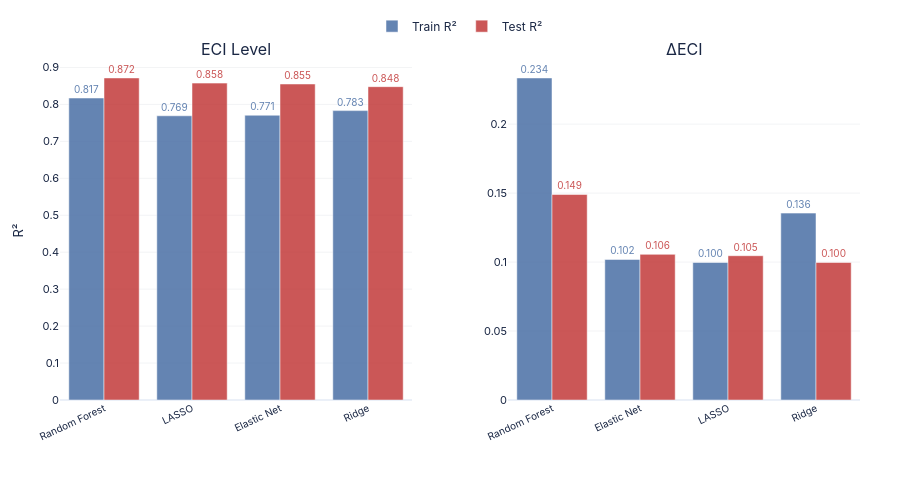

Notebook source saved alongside this figure:
### Markdown cell above
## Fig 9 — Train vs Test R\u00b2 (ECI level and \u0394ECI)

### Code cell
fig9 = make_subplots(rows=1, cols=2, horizontal_spacing=0.12,
                     subplot_titles=['ECI Level', '\u0394ECI'])

for col_idx, perf in enumerate([perf_lv, perf_dl], 1):
    show = (col_idx == 1)
    fig9.add_trace(go.Bar(
        x=perf['Model'], y=perf['Train R\u00b2'], name='Train R\u00b2',
        marker_color=PAL['blue'], opacity=0.85, legendgroup='train',
        text=[f'{v:.3f}' for v in perf['Train R\u00b2']], textposition='outside',
        textfont=dict(size=10, color=PAL['blue']),
        showlegend=show,
    ), row=1, col=col_idx)
    fig9.add_trace(go.Bar(
        x=perf['Model'], y=perf['Test R\u00b2'], name='Test R\u00b2',
        marker_color=PAL['red'], opacity=0.85, legendgroup='test',
        text=[f'{v:.3f}' for v in perf['Test R\u00b2']], textposition='outside',
        textfont=dict(size=10, color=PAL['red']),
        showlegend=show,
    ), row=1, col=col_idx)
    fig9.update_xaxes(tickangle=-25, tickfont=dict(size=10), row=1, col=col_idx)
    fig9.update_yaxes(title_text='R\u00b2' if col_idx == 1 else '',
                      gridcolor=GRID, gridwidth=0.5, row=1, col=col_idx)

fig9.update_layout(
    template='plotly_white', plot_bgcolor=BG, paper_bgcolor=BG,
    font=dict(family=FONT, size=11, color=NAVY),
    barmode='group', height=480, margin=dict(l=60, r=40, t=50, b=80),
    legend=dict(orientation='h', yanchor='bottom', y=1.06, xanchor='center', x=0.5,
                font=dict(size=12)),
)
save(fig9, '09_ml_train_vs_test_r2', w=1200, h=480)
fig9.show(config=CFG)

### Figure 1 — Plotly figure (JSON) as saved in the notebook; plotly's stock layout.template omitted (floating-point values rounded to 4 significant figures)
{"data": [{"legendgroup": "train", "marker": {"color": "#4a6fa5"}, "name": "Train R²", "opacity": 0.85, "showlegend": true, "text": ["0.817", "0.769", "0.771", "0.783"], "textfont": {"color": "#4a6fa5", "size": 10}, "textposition": "outside", "type": "bar", "x": ["Random Forest", "LASSO", "Elastic Net", "Ridge"], "xaxis": "x", "y": [0.8173, 0.7692, 0.7707, 0.7832], "yaxis": "y"}, {"legendgroup": "test", "marker": {"color": "#c23a3a"}, "name": "Test R²", "opacity": 0.85, "showlegend": true, "text": ["0.872", "0.858", "0.855", "0.848"], "textfont": {"color": "#c23a3a", "size": 10}, "textposition": "outside", "type": "bar", "x": ["Random Forest", "LASSO", "Elastic Net", "Ridge"], "xaxis": "x", "y": [0.8716, 0.8576, 0.8552, 0.848], "yaxis": "y"}, {"legendgroup": "train", "marker": {"color": "#4a6fa5"}, "name": "Train R²", "opacity": 0.85, "showlegend": false, "text": ["0.234", "0.102", "0.100", "0.136"], "textfont": {"color": "#4a6fa5", "size": 10}, "textposition": "outside", "type": "bar", "x": ["Random Forest", "Elastic Net", "LASSO", "Ridge"], "xaxis": "x2", "y": [0.2335, 0.1019, 0.0997, 0.1355], "yaxis": "y2"}, {"legendgroup": "test", "marker": {"color": "#c23a3a"}, "name": "Test R²", "opacity": 0.85, "showlegend": false, "text": ["0.149", "0.106", "0.105", "0.100"], "textfont": {"color": "#c23a3a", "size": 10}, "textposition": "outside", "type": "bar", "x": ["Random Forest", "Elastic Net", "LASSO", "Ridge"], "xaxis": "x2", "y": [0.149, 0.1056, 0.1046, 0.0997], "yaxis": "y2"}], "layout": {"annotations": [{"font": {"size": 16}, "showarrow": false, "text": "ECI Level", "x": 0.22, "xanchor": "center", "xref": "paper", "y": 1, "yanchor": "bottom", "yref": "paper"}, {"font": {"size": 16}, "showarrow": false, "text": "ΔECI", "x": 0.78, "xanchor": "center", "xref": "paper", "y": 1, "yanchor": "bottom", "yref": "paper"}], "barmode": "group", "font": {"color": "#1a2744", "family": "IBM Plex Sans, -apple-system, BlinkMacSystemFont, sans-serif", "size": 11}, "height": 480, "legend": {"font": {"size": 12}, "orientation": "h", "x": 0.5, "xanchor": "center", "y": 1.06, "yanchor": "bottom"}, "margin": {"b": 80, "l": 60, "r": 40, "t": 50}, "paper_bgcolor": "#ffffff", "plot_bgcolor": "#ffffff", "xaxis": {"anchor": "y", "domain": [0, 0.44], "tickangle": -25, "tickfont": {"size": 10}}, "xaxis2": {"anchor": "y2", "domain": [0.56, 1], "tickangle": -25, "tickfont": {"size": 10}}, "yaxis": {"anchor": "x", "domain": [0, 1], "gridcolor": "#e5e7eb", "gridwidth": 0.5, "title": {"text": "R²"}}, "yaxis2": {"anchor": "x2", "domain": [0, 1], "gridcolor": "#e5e7eb", "gridwidth": 0.5, "title": {"text": ""}}}}
